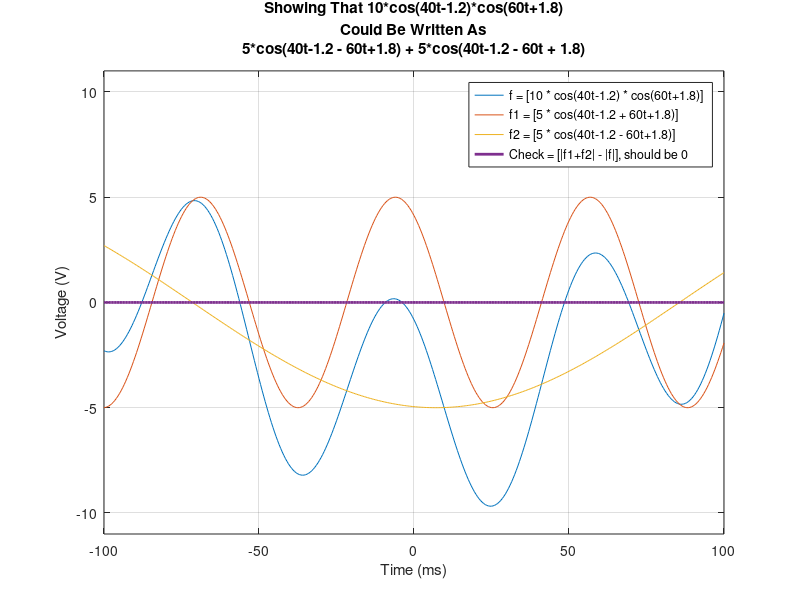

MATLAB code to generate this figure:
%{
Aidan Chin M5 9/29/23
ECE 202 MATLAB Exercise M5
The goal of this code is to demonstrate that the product of 2 sinusoids can
be written as the sum of 2 sinusoids

Essentially using Product to Sum Identity of Sinusoids
 ---- cos(a)*cos(b) = 1/2(cos(a+b) + cos(a-b)) ----
Citation for formulas: http://hyperphysics.phy-astr.gsu.edu/hbase/trid.html
%}

% *** Prepare workspace *** 
clear % clear variables to remove chance of error
clf % clear figures to make the graph window clear


% *** Givens ***
tmax = -.1; % minimum time, in seconds (s)
tmin = .1; % maximum time, in seconds (s)
N = 400; % number of steps in the graph
t = linspace(tmax,tmin,N+1); % create array of N+1 numbers between tmax and tmin


% *** Calculation ***
a = 40.*t - 1.2; % inside value for first cos
b = 60.*t + 1.8; % inside value for second cos
f = 10 * cos(a) .* cos(b); % given cosine multiplication formula
f1 = 5 * cos(a+b); % first term in equivalent addition formula
f2 = 5 * cos(a-b); % second term in equivalent addition formula
tms = t.*1000; % convert seconds to miliseconds (more readable)


% *** Check ***
d = abs(f1+f2) - abs(f); % check to make sure the 2 formulas are equivalent
check = sum(d) % print single number check, should be close to 0

% the reason we use abs intead of soley sum is because you want to find the
% distance of the 2 graphs from eachother, and distance is always positive

% *** Graphing ***
plot(tms,f,tms,f1,tms,f2,tms,d,'linewidth',2) 
%plot all 3 formulas and check on one graph with linewidth 2
title({'Showing That 10*cos(40t-1.2)*cos(60t+1.8)' ...
    'Could Be Written As' ...
    '5*cos(40t-1.2 - 60t+1.8) + 5*cos(40t-1.2 - 60t + 1.8)'})
% make a 3 line title
legend('f = [10 * cos(40t-1.2) * cos(60t+1.8)]', ...
    'f1 = [5 * cos(40t-1.2 + 60t+1.8)]','f2 = [5 * cos(40t-1.2 - 60t+1.8)]', ...
    'Check = [|f1+f2| - |f|], should be 0')
% make a legend for each graphed line
ylabel('Voltage (V)')% change y axis label
xlabel('Time (ms)') % change x axis label
ylim([-11,11]) % change y limits in graph to prevent overlap with the legend
grid on % enable grid on graph
